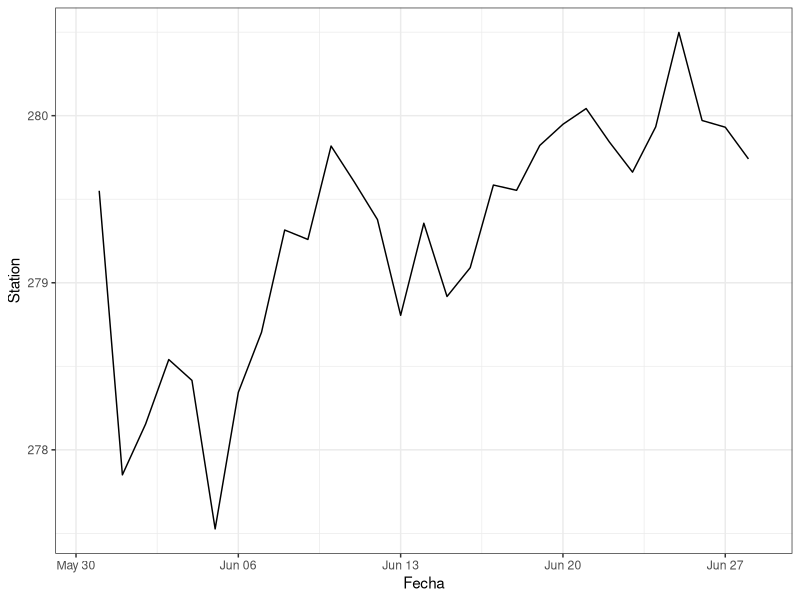
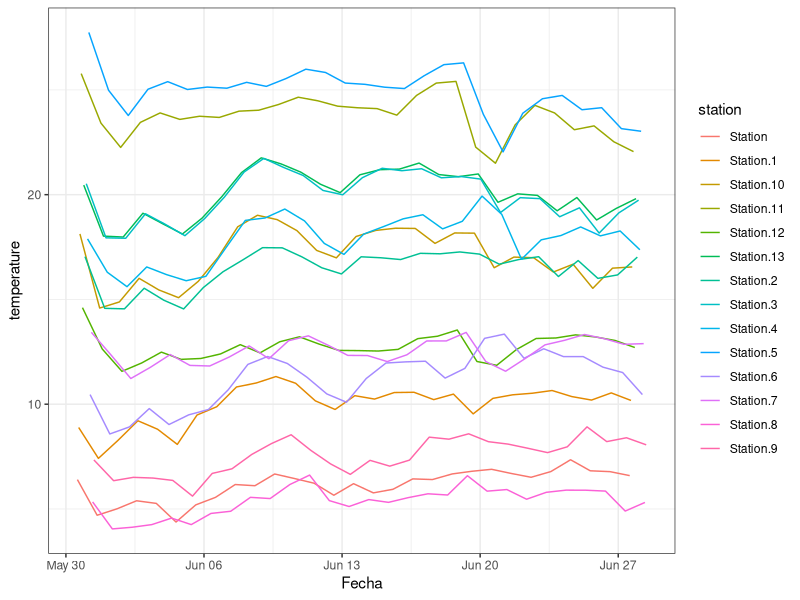

Recreate these plots in R, in order.
library(ggplot2)
library(dplyr)
library(tidyr)


#pb.date <- as.POSIXct("2011-06-01")

#[1] "2019-03-14"

#format(pb.date, tz="America/Mexico_City",usetz=TRUE)



control_2011 <- read.csv("control_2011.csv")

#Agregar columna con fecha y hora
start <- as.POSIXct("2011-05-31 18:00:00")
#start <- format(pb.date, tz="America/Mexico_City",usetz=TRUE)
interval <- 60
end <- start + as.difftime(28, units="days")
x<-seq(from=start, by=interval*60, to=end)
FechaHora<- as.factor(x[1:672])

format(FechaHora, tz="America/Mexico_City",usetz=TRUE)

control_2011$FechaHora <- format(FechaHora, tz="America/Mexico_City",usetz=TRUE)
#tmp <- as.POSIXct(FechaHora, tz = "America/Mexico_City",)

#SEPARAR MES, DIA, HORA. 
destringmes <- function(x){
  a <- strsplit(x, "-")[[1]]
  a[2]
}

destringdia <- function(x){
  a <- strsplit(x, " ")[[1]]
  b <- strsplit(a, "-")[[1]]
  b[3]
}

destringhora <- function(x){
  a <- strsplit(x, " ")[[1]]
  a[2]
}

destringfecha <- function(x){
  a <- strsplit(x, " ")[[1]]
  a[1]
}

Mes <- rep(0,672)
Dia <- rep(0,672)
Hora <- rep(0,672)
Fecha <- rep(0,672)
separafecha <- as.character(control_2011$FechaHora)


for (i in 1:672){
  Mes[i] <- destringmes(separafecha[i])
  Dia[i] <- destringdia(separafecha[i])
  Hora[i]<- destringhora(separafecha[i])
  Fecha[i]<- destringfecha(separafecha[i])
} 

control_2011$Mes <- Mes
control_2011$Dia <- Dia
control_2011$Hora <- Hora
control_2011$Fecha <- Fecha

control_2011$Fecha <- as.Date(control_2011$Fecha)

write.csv(control_2011, file = "control_2011_v2.csv")

#Time series
##Convertir en factor a Mes para poder graficarlo
#control_2011$Dia <- factor(control_2011$Dia)

#Seg??n stackoverflow: 
pd=position_dodge(0.9)
ggplot(control_2011, aes(Fecha, Station)) +
  stat_summary(fun.y=mean, geom="line", position=pd) +
  #stat_summary(fun.y=mean, geom="point", position=pd) +
  theme_bw()


myvars <- c("Station", "Station.1", "Station.2", "Station.3",
            "Station.4", "Station.5", "Station.6", "Station.7",
            "Station.8", "Station.9", "Station.10", "Station.11",
            "Station.12", "Station.13","Fecha", "Mes", "Dia", "Hora")

control_2011 <- select(control_2011, myvars)


control_2011 <- gather(control_2011, key = "station", value = "temperature",
       Station, Station.1, Station.2, Station.3,
       Station.4, Station.5, Station.6, Station.7,
       Station.8, Station.9, Station.10, Station.11,
       Station.12, Station.13)

control_2011$temperature <- control_2011$temperature - 273.15 

pd=position_dodge(0.9)
ggplot(control_2011, aes(Fecha, temperature, colour=station, group=station)) +
  stat_summary(fun.y=mean, geom="line", position=pd) +
  #stat_summary(fun.y=mean, geom="point", position=pd) +
  theme_bw()
